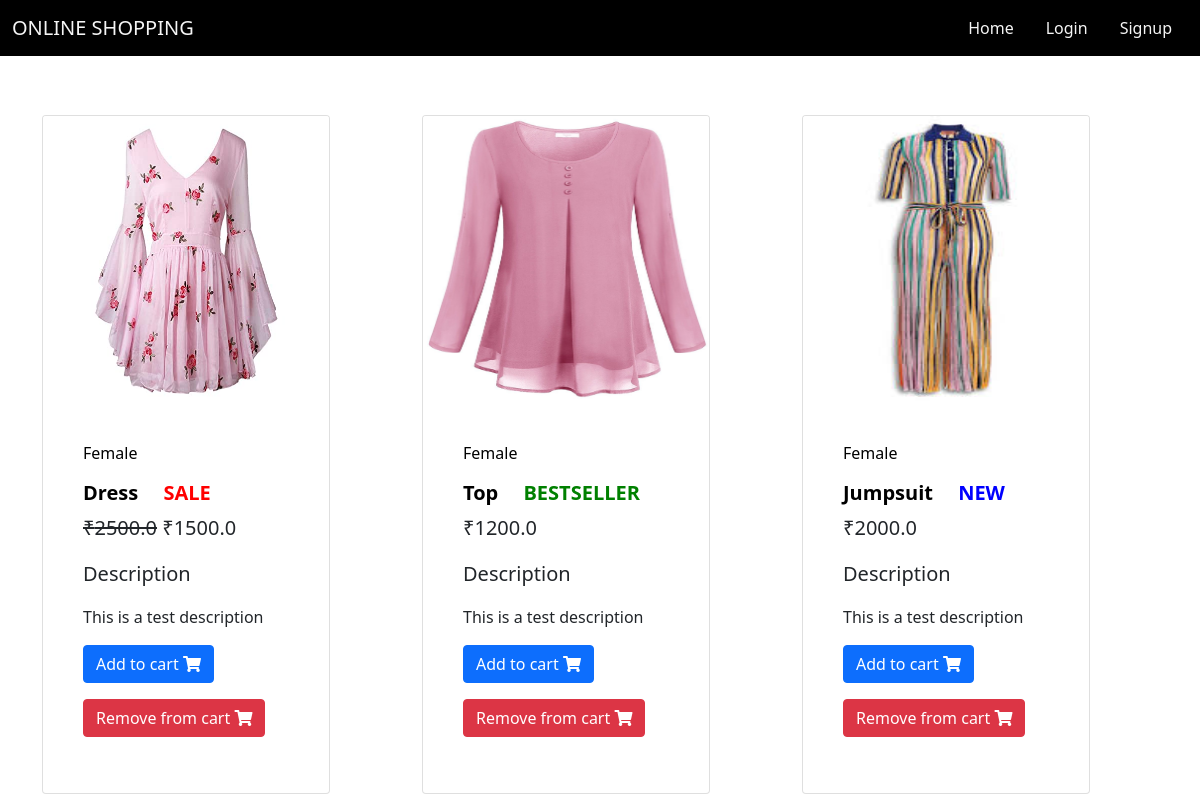
The page /female/ on the database its author committed.
### demo/models.py (models this page shows, shortened)
class Product(models.Model):
    title=models.CharField(max_length=100)
    price= models.FloatField()
    discount_price= models.FloatField(blank=True, null=True)
    category=models.CharField(choices=CATEGORY_CHOICES,max_length=2)
    label=models.CharField(choices=LABEL_CHOICES,max_length=1)
    description=models.TextField()
    slug=models.SlugField()
    image=models.ImageField()

### demo/views.py (the view)
# urls.py: path('female/',views.femaleproducts,name="femaleproducts"),
def femaleproducts(request):
    item=Product.objects.filter(category="F")
    items={
        'items': item,
    }
    return render(request,"female.html",items)

### templates/female.html (shortened to what this page needs)
{% extends 'base.html' %}
{% block content %}
<div class="container">
    <div class="row">
        {% for object in items %}
        <div class="col">
            <div class="card" style="width: 18rem;">
                <img src= {{ object.image.url }} class="card-img-top" height=285>
                <div class="card-body">
                    <div class="p-4">
                        <div class="mb-3">
                            <a href="">
                                <span class=""style="color:black;">{{object.get_category_display}}</span>
                            </a>
                        </div>
                        <h5>
                  <strong>
                    <a href="#"style="color:black;">{{ object.title }}
                    {% if object.get_label_display == "primary" %}
                      <span style="color:red;margin-left: 20px;">SALE</span>
                    {% elif object.get_label_display == "secondary" %}
                      <span style="color:green;margin-left: 20px;">BESTSELLER</span>
                    {% else %}
                      <span style="color:blue;margin-left: 20px;">NEW</span>
                    {% endif %}
                    </a>
                  </strong>
                </h5>
                        <p class="lead">
                            {% if object.discount_price %}
                            <span class="mr-1">
                                <del>₹{{object.price}}</del>
                            </span>
                            <span>₹{{object.discount_price}}</span>
                            {% else %}
                            <span>₹{{ object.price }}</span>
                            {% endif %}
                        </p>
                        <p class="lead font-weight-bold">Description</p>
                        <p>{{object.description}}</p>
             <a href="{% url 'add_to_cart' object.id %}"class="btn btn-primary btn-md my-0 p">
                Add to cart
                <i class="fas fa-shopping-cart ml-1"></i>
              </a>
                        <a href="{% url 'remove_from_cart' object.id %}" class="btn btn-danger btn-md my-3 p">Remove from cart
                            <i class="fas fa-shopping-cart ml-1"></i>
                        </a>
                    </div>
                </div>
            </div>
        </div>
        {% endfor %}
    </div>
</div>
{% endblock content %}

### templates/base.html (shortened to what this page needs)
{% load cart_template_tags %}
<!doctype html>
<html lang="en">
<head>
    <link href="https://cdn.jsdelivr.net/npm/bootstrap@5.0.2/dist/css/bootstrap.min.css" rel="stylesheet"
>
    <link rel="stylesheet" href="https://cdnjs.cloudflare.com/ajax/libs/font-awesome/5.15.4/css/all.min.css">
</head>
<body>
    <nav class="navbar navbar-expand-lg fixed-top" style="background-color: black;">
        <div class="container-fluid">
            <div class="collapse navbar-collapse" id="navbarSupportedContent">
                <a class="navbar-brand mt-2 mt-lg-0" href="#">ONLINE SHOPPING
                </a>
            </div>
            <div class="d-flex align-items-center">
                <a class="nav-link" href="/">Home</a>
            {% if request.user.is_authenticated %}
                <a class="text-reset me-3" href="{% url 'ordersummary' %}">
                    <i class="fas fa-shopping-bag" style="font-size:30px; color: whitesmoke;"><span style="margin-left: 11px;font-size: 25px;">{{ request.user|cart_item_count }}</span></i>
                </a>
                <a class="nav-link dropdown-toggle" href="#" id="navbarDropdown" role="button" data-bs-toggle="dropdown"
                    aria-expanded="false">
                    <i class="fas fa-user-circle" style="font-size:30px; color: whitesmoke;"></i>
                </a>
                <ul class="dropdown-menu dropdown-menu-end" aria-labelledby="navbarDropdown">
                    <li><a class="dropdown-item" style="color:black;" href="{% url 'account_logout' %}">Logout</a></li>
                </ul>
                {% else %}
                <a class="nav-link" href="{% url 'account_login' %}">Login</a>
                <a class="nav-link" href="{% url 'account_signup' %}">Signup</a>
                {% endif %}
            </div>
        </div>
    </nav>
    {% block content %}
    {% endblock content %}
</body>
</html>

### templates/base.html (style rules this page uses)
.navbar a { text-decoration: none; color: whitesmoke; }
a { text-decoration: none; color: whitesmoke; }
.nav-link { color: whitesmoke; }

### templates/female.html (style rules this page uses)
.container { margin-top: 115px; }

### rows shown on the page
Product: image (picture), category "Female", title "Dress", label "SALE", price "2500.0", discount_price "1500.0", description "This is a test description"
Product: image (picture), category "Female", title "Top", label "BESTSELLER", price "1200.0", description "This is a test description"
Product: image (picture), category "Female", title "Jumpsuit", label "NEW", price "2000.0", description "This is a test description"
